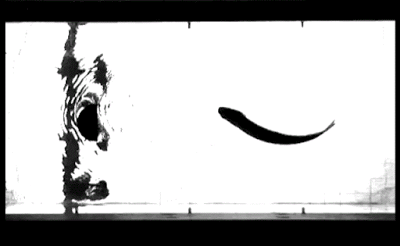
#> input picture content/A-Dead-Fish-Swims.gif, 400 x 246 px
$ python -i optimize_images.py   (imports and definitions only)
#> lines starting #> are read from the running program, lines starting #| are printed output that depends on the picture
#!/usr/bin/env python3
"""Generate optimized site images from checked-in source assets."""

from __future__ import annotations

import argparse
import sys
from dataclasses import dataclass
from pathlib import Path

from PIL import Image, ImageSequence

NAVBAR_LOGO_HEIGHT = 80
OG_CARD_SIZE = (1200, 630)
OG_LOGO_SIZE = (420, 420)
GIF_SIZE = (300, 184)
GIF_FRAME_STEP = 2
GIF_COLOR_COUNT = 128
GIF_DURATION_MS = 40
PNG_COMPRESS_LEVEL = 9
WEBP_QUALITY = 82
OG_BACKGROUND = (248, 250, 252)
APP_ICON_COLOR_COUNT = 128
EXPECTED_OUTPUTS: tuple[str, ...] = (
    "app_icon_png",
    "navbar_png",
    "navbar_webp",
    "og_card_png",
    "fish_gif",
    "fish_webp",
    "fish_poster_png",
    "fish_poster_webp",
)


@dataclass(frozen=True)
class OptimizationManifest:
    """Explicit source and output paths for site image derivatives."""

    logo_source: Path
    app_icon_png: Path
    navbar_png: Path
    navbar_webp: Path
    og_card_png: Path
    fish_source: Path
    fish_gif: Path
    fish_webp: Path
    fish_poster_png: Path
    fish_poster_webp: Path


# [89 lines left out: functions _resolve, build_manifest, _load_image, _resize_by_height, _save_png, _save_palette_png and 4 more, not called in this run]


def _optimized_gif_frames(source: Image.Image) -> tuple[list[Image.Image], list[int]]:
    """Build a decimated and palette-reduced GIF frame sequence."""
    frames: list[Image.Image] = []
    durations: list[int] = []
    source_duration = int(source.info.get("duration", GIF_DURATION_MS))
    for frame_index, frame in enumerate(ImageSequence.Iterator(source)):
        if frame_index % GIF_FRAME_STEP != 0:
            continue
        resized_frame = frame.convert("RGBA").resize(GIF_SIZE, Image.Resampling.LANCZOS)
        palette_frame = resized_frame.convert(
            "P",
            palette=Image.Palette.ADAPTIVE,
            colors=GIF_COLOR_COUNT,
        )
        frames.append(palette_frame)
        durations.append(source_duration * GIF_FRAME_STEP)
    return frames, durations


# [79 lines left out: functions optimize_fish_animation, check_manifest, main, not called in this run]


# [2 lines not run here, left out]

>>> from PIL import Image
>>> picture = Image.open('../content/A-Dead-Fish-Swims.gif')
#> picture is the input picture: PIL image 400x246 P; mean R, G, B 182.6, 182.6, 182.6
>>> result = _optimized_gif_frames(picture)
#> in _optimized_gif_frames, `source_duration = int(source.info.get("duration", GIF_DURATION_MS))`: source_duration = 70
#> the loop in _optimized_gif_frames, `for frame_index, frame in enumerate(ImageSequence.Iterator(source)):` made 114 passes
#> pass 1, in _optimized_gif_frames, `resized_frame = frame.convert("RGBA").resize(GIF_SIZE, Image.Resamplin..`:
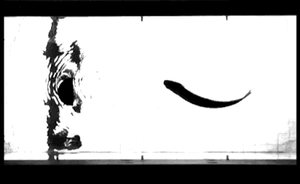
#> resized_frame: PIL image 300x184 RGBA; mean R, G, B, A 182.6, 182.6, 182.6, 255
#> pass 3, in _optimized_gif_frames, `resized_frame = frame.convert("RGBA").resize(GIF_SIZE, Image.Resamplin..`:
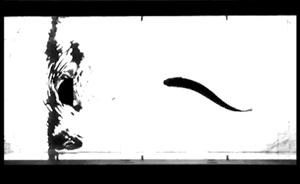
#> resized_frame: PIL image 300x184 RGBA; mean R, G, B, A 183.4, 183.4, 183.4, 255
#> after the loop in _optimized_gif_frames, `for frame_index, frame in enumerate(ImageSequence.Iterator(source)):`: durations = 57 values from 140 to 140; frames = 57 items
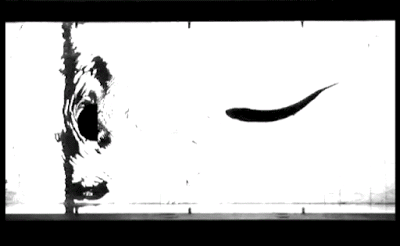
#> picture: PIL image 400x246 RGB; mean R, G, B 184, 184, 184
